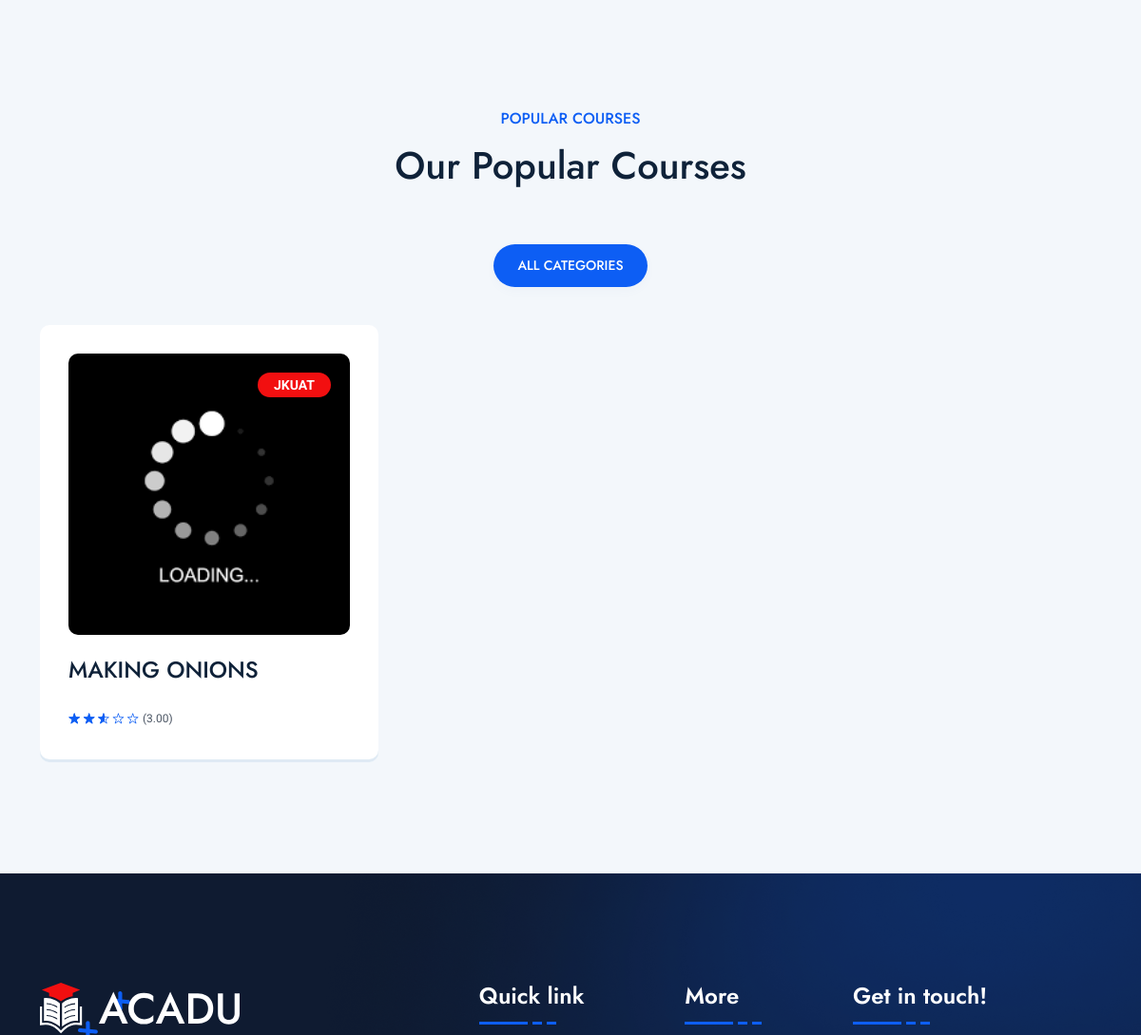
/ (middle part), run on an earlier commit of the app's database.
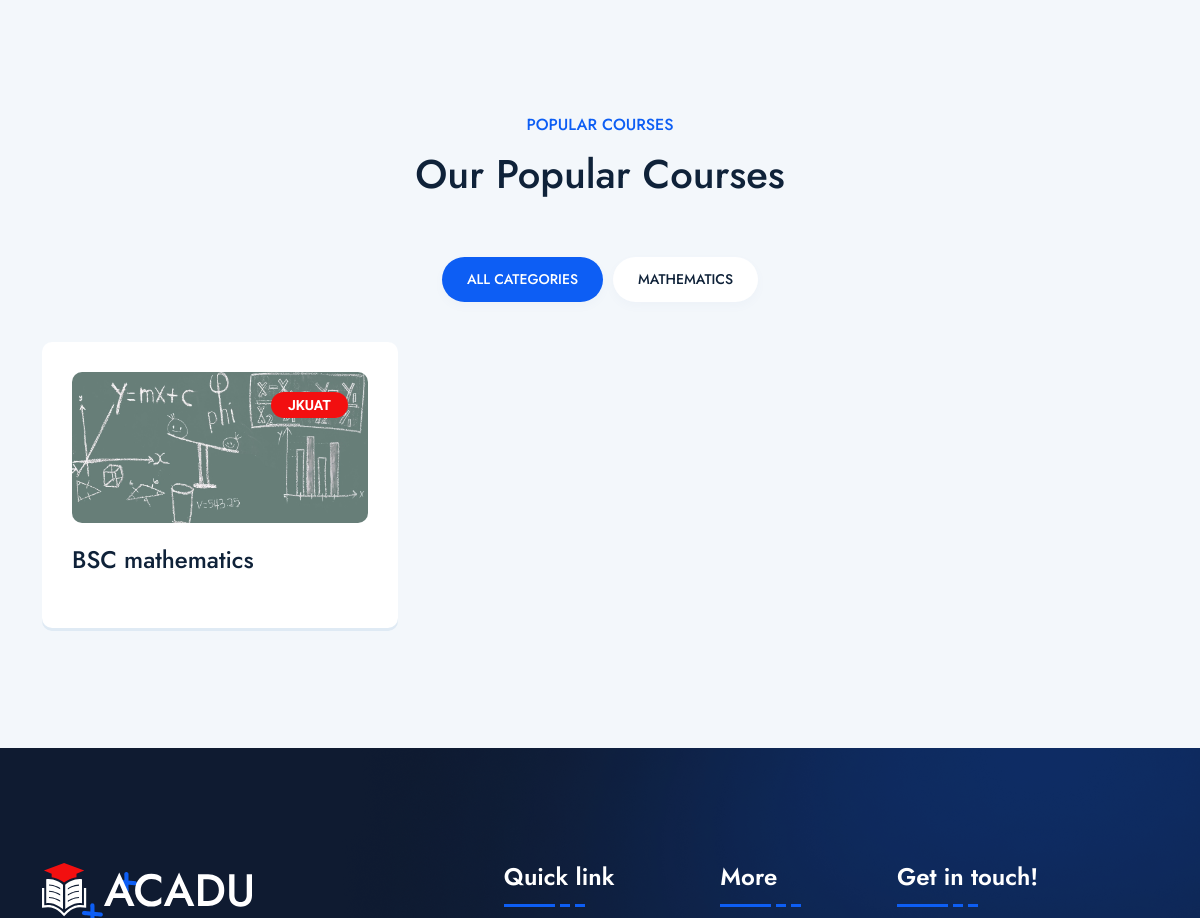
And on a later commit of the database.
### courses/models.py (models this page shows, shortened)
class Course(models.Model):
    user = models.ForeignKey(UserTable,on_delete = models.CASCADE , blank  = True , null = True)
    raisec_group =  models.ForeignKey(RaisecGroup,on_delete = models.CASCADE , blank  = True , null = True)
    cluster_name = models.ForeignKey(ClusterClasses,on_delete = models.CASCADE,blank= True,null = True)
    university = models.CharField(max_length =  255)
    course_title = models.CharField(max_length =  255)
    course_image = models.ImageField(upload_to =  upload_image_path)
    short_description = models.CharField(max_length = 255 , blank = True,null = True)
    course_description =  models.TextField()
    ratting_percentage = models.PositiveBigIntegerField(blank = True,null = True)
    miniumu_requirement = models.ForeignKey(MinimumRequirement,on_delete = models.CASCADE,blank= True,null = True)
    is_published = models.BooleanField(default = True)
    is_instructor = models.BooleanField(default = False)

class ClusterClasses(models.Model):
    category_name = models.CharField(max_length  = 255)

### homepage/views.py (the view)
# urls.py: path('', index,name="homepage"),
def index(request):
    login_form = SignINForm(request.POST,None)
    all_courses = Course.objects.all()
    all_category =  ClusterClasses.objects.all()
    adverts = AdvertUserLinks.objects.all()
    context = {
        'courses' : all_courses,
        'course_category': all_category,
        'adverts' : adverts,
        'login':login_form
    }
    return render(request,'index.html',context)

### homepage/templates/index.html (shortened to what this page needs)
{% extends 'base.html' %}
{% load static %}
{% block content %}
 <section class="space bg-smoke">
    <div class="container">
       <div class="title-area text-center">
          <span class="sub-title">Popular Courses</span>
          <h2 class="sec-title fw-medium">Our Popular Courses</h2>
       </div>
       <div class="tab-menu1 filter-menu-active">
         <button data-filter="*" class="filter-btn active">All Categories</button>
         {% if course_category %}
         {% for k in course_category %}
         <button data-filter=".cat{{k.id}}" class="filter-btn">{{k.category_name}}</button>
         {% endfor %}
         {% endif %}
      </div>
      {% if courses %}
      {% for u in  courses %}
      <div class="row gy-4 filter-active">
         <div class="col-md-6 col-xl-4 filter-item cat{{u.category_name.id}}">
            <div class="course-box style2">
               <div class="course-img"><img  height="200"  width="240" src="{{u.course_image.url}}" alt="course"> <span class="tag">{{u.university}}</span></div>
               <div class="course-content">
                  <h3 class="course-title"><a href="course-details.html">{{u.course_title}}</a></h3>
                  <div class="course-author">
                     <div class="course-rating">
                        {% if u.ratting_percentage < 30 %}
                        <div class="star-rating" role="img" aria-label="Rated 1.00 out of 5"><span style="width:{{u.ratting_percentage}}%">Rated <strong class="rating">1.00</strong> out of 5</span></div>
                        (2.00)
                     </div>
                     {% elif  u.ratting_percentage >  40 and  u.ratting_percentage < 70 %}
                     <div class="star-rating" role="img" aria-label="Rated 3.00 out of 5"><span style="width:{{u.ratting_percentage}}%">Rated <strong class="rating">3.00</strong> out of 5</span></div>
                     (3.00)
                  </div>
                  {% elif  u.ratting_percentage >  71 and  u.ratting_percentage < 95 %}
                  <div class="star-rating" role="img" aria-label="Rated 4.00 out of 5"><span style="width:{{u.ratting_percentage}}%">Rated <strong class="rating">4.00</strong> out of 5</span></div>
                  (4.00)
               </div>
               {% elif  u.ratting_percentage  == 95 %}
               <div class="star-rating" role="img" aria-label="Rated 5.00 out of 5"><span style="width:{{u.ratting_percentage}}%">Rated <strong class="rating">5.00</strong> out of 5</span></div>
               (5.00)
            </div>
                        {% endif %}
                  </div>
               </div>
            </div>
         </div>
      </div>
      {% endfor %}
      {% endif %}
    </div>
 </section>
{% endblock content %}

What changed in the data, as far as the page shows it:
added ClusterClasses: category_name "MATHEMATICS"
changed Course "JKUAT": course_image: a different picture; course_title "MAKING ONIONS" → "BSC mathematics"; no longer shows "(3.00)"
